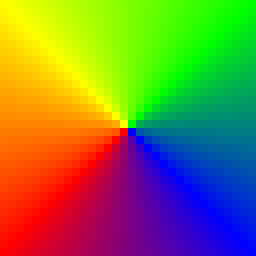
#> input picture .node_modules_old/png-js/test/images/rgb-alpha-16bit.png, 32 x 32 px (shown 8 times larger); the run also reads 1 picture not shown here
$ python video_object_removal.py --video ../.node_modules_old/png-js/test/images/animated.png --mask ../.node_modules_old/png-js/test/images/rgb-alpha-16bit.png --output out.avi
#> lines starting #> are read from the running program, lines starting #| are printed output that depends on the picture
#!/usr/bin/env python3
# video_object_removal.py - Local video object removal with ProPainter and OpenCV fallback
import os
import sys
import argparse
import subprocess
import shutil
import tempfile

def parse_args():
    parser = argparse.ArgumentParser(description="Click AI Video Object Removal")
    parser.add_argument("--video", required=True, help="Path to input video file")
    parser.add_argument("--mask", required=True, help="Path to mask video (or image) file")
    parser.add_argument("--output", required=True, help="Path to output video file")
    parser.add_argument("--radius", type=int, default=3, help="Inpainting radius for OpenCV fallback")
    parser.add_argument("--method", default="telea", choices=["telea", "ns"], help="OpenCV inpainting method")
    return parser.parse_args()

def check_propainter():
    # Check if ProPainter directory exists and has the required script and weights
    project_root = os.path.dirname(os.path.dirname(os.path.abspath(__file__)))
    propainter_dir = os.path.join(project_root, "ProPainter")
    inference_script = os.path.join(propainter_dir, "inference_propainter.py")
    weights_path = os.path.join(propainter_dir, "weights")

    if os.path.isdir(propainter_dir) and os.path.exists(inference_script) and os.path.isdir(weights_path):
        return inference_script
    return None

def run_propainter(inference_script, video_path, mask_path, output_path):
    print("🚀 ProPainter detected. Running high-fidelity deep learning inpainting...")

    # Run the ProPainter inference command
    # python ProPainter/inference_propainter.py --video input.mp4 --mask mask.mp4 --output output.mp4
    cmd = [
        sys.executable,
        inference_script,
        "--video", video_path,
        "--mask", mask_path,
        "--output", output_path,
        "--save_fps", "30"  # standard output FPS
    ]

    print(f"Executing: {' '.join(cmd)}")
    result = subprocess.run(cmd, capture_output=True, text=True)
    if result.returncode == 0:
        print("✅ ProPainter completed successfully.")
        return True
    else:
        print(f"❌ ProPainter failed. Stderr: {result.stderr}")
        return False

def run_opencv_fallback(video_path, mask_path, output_path, radius, method_str):
#> called with output_path = 'out.avi', radius = 3, method_str = 'telea'
    print("⚠️ ProPainter not found/failed. Running CPU-friendly OpenCV patch inpainting fallback...")

    # Try importing cv2 and numpy (installed in our .venv)
    try:
        import cv2
        import numpy as np
    except ImportError:
        print("❌ Error: opencv-python or numpy is not installed in the virtual environment.")
        return False

    inpaint_flag = cv2.INPAINT_TELEA if method_str == "telea" else cv2.INPAINT_NS

    # Open input video
    cap = cv2.VideoCapture(video_path)
    if not cap.isOpened():
        print(f"❌ Error: Cannot open input video {video_path}")
        return False

    fps = cap.get(cv2.CAP_PROP_FPS)
    width = int(cap.get(cv2.CAP_PROP_FRAME_WIDTH))
    height = int(cap.get(cv2.CAP_PROP_FRAME_HEIGHT))
    total_frames = int(cap.get(cv2.CAP_PROP_FRAME_COUNT))

    # Open mask (could be a video or a static image)
    mask_cap = cv2.VideoCapture(mask_path)
    is_mask_video = mask_cap.isOpened()
    static_mask = None

    if not is_mask_video or mask_cap.get(cv2.CAP_PROP_FRAME_COUNT) <= 1:
        # Try reading as static image
        static_mask = cv2.imread(mask_path, cv2.IMREAD_GRAYSCALE)
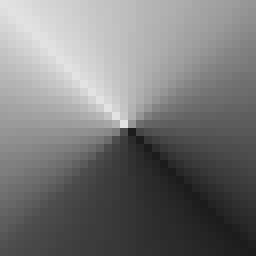
#> static_mask: shape (32, 32) (shown 8 times larger); min 29, max 226, mean 120.2
        if static_mask is not None:
            # Resize static mask to match video dimensions if needed
            if static_mask.shape[1] != width or static_mask.shape[0] != height:
                static_mask = cv2.resize(static_mask, (width, height), interpolation=cv2.INTER_NEAREST)
            # Threshold to binary
            _, static_mask = cv2.threshold(static_mask, 127, 255, cv2.THRESH_BINARY)
            print("ℹ️ Using static image mask for inpainting.")
        else:
            print(f"❌ Error: Cannot open mask image or video {mask_path}")
            cap.release()
            if is_mask_video:
                mask_cap.release()
            return False
    else:
        print("ℹ️ Using dynamic video mask for inpainting.")

    # Create temporary directory for processed frames
    temp_dir = tempfile.mkdtemp()
    frame_pattern = os.path.join(temp_dir, "frame_%06d.png")

    frame_idx = 0
    try:
        while True:
            ret, frame = cap.read()
            if not ret:
                break

            # Get mask for current frame
            if static_mask is not None:
                mask = static_mask
            else:
                m_ret, mask_frame = mask_cap.read()
                if m_ret:
                    # Convert to grayscale
                    mask = cv2.cvtColor(mask_frame, cv2.COLOR_BGR2GRAY)
                    # Resize if needed
                    if mask.shape[1] != width or mask.shape[0] != height:
                        mask = cv2.resize(mask, (width, height), interpolation=cv2.INTER_NEAREST)
                    # Threshold
                    _, mask = cv2.threshold(mask, 127, 255, cv2.THRESH_BINARY)
                else:
                    # Fallback if mask video is shorter: use a blank mask (no change)
                    mask = np.zeros((height, width), dtype=np.uint8)

            # Perform inpainting
            inpainted = cv2.inpaint(frame, mask, radius, inpaint_flag)

            # Save frame
            out_frame_path = frame_pattern % frame_idx
            cv2.imwrite(out_frame_path, inpainted)
            frame_idx += 1

            if frame_idx % 30 == 0 or frame_idx == total_frames:
                print(f"Progress: {frame_idx}/{total_frames} frames processed...")

        cap.release()
        if is_mask_video:
            mask_cap.release()

        print(f"Finished processing {frame_idx} frames. Compiling output video using FFmpeg...")

        # Use FFmpeg to assemble the frame sequence back to mp4
        temp_video_only = os.path.join(temp_dir, "video_only.mp4")
        ffmpeg_cmd = [
            "ffmpeg", "-y",
            "-framerate", str(fps),
            "-i", os.path.join(temp_dir, "frame_%06d.png"),
            "-c:v", "libx264",
            "-pix_fmt", "yuv420p",
            "-crf", "18",
            temp_video_only
        ]
        subprocess.run(ffmpeg_cmd, check=True, stdout=subprocess.DEVNULL, stderr=subprocess.DEVNULL)

        # Combine video with original audio (if any)
        combine_cmd = [
            "ffmpeg", "-y",
            "-i", temp_video_only,
            "-i", video_path,
            "-map", "0:v",
            "-map", "1:a?",  # optional audio mapping (won't fail if no audio)
            "-c:v", "copy",
            "-c:a", "aac",
            "-shortest",
            output_path
        ]
        subprocess.run(combine_cmd, check=True, stdout=subprocess.DEVNULL, stderr=subprocess.DEVNULL)
        print(f"✅ Video compiled successfully: {output_path}")
        return True

    except Exception as e:
        print(f"❌ Error during OpenCV processing: {e}")
        return False
    finally:
        # Clean up frames
        shutil.rmtree(temp_dir, ignore_errors=True)

def main():
    args = parse_args()

    # 1. Try running ProPainter first
    propainter_script = check_propainter()
    if propainter_script:
        success = run_propainter(propainter_script, args.video, args.mask, args.output)
        if success:
            sys.exit(0)

    # 2. Fallback to OpenCV
    success = run_opencv_fallback(args.video, args.mask, args.output, args.radius, args.method)
    if success:
        sys.exit(0)
    else:
        sys.exit(1)

if __name__ == "__main__":
    main()
